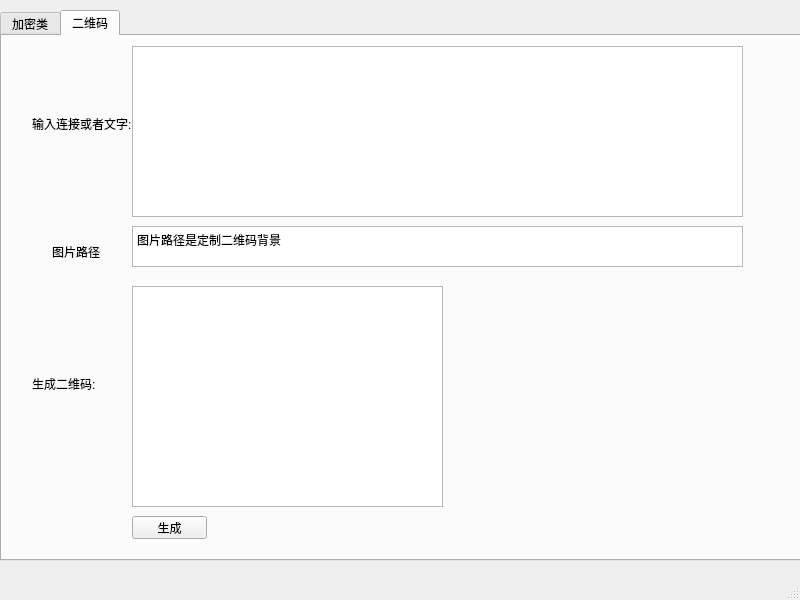
<?xml version="1.0" encoding="UTF-8"?>
<ui version="4.0">
 <class>MainWindow</class>
 <widget class="QMainWindow" name="MainWindow">
  <property name="geometry">
   <rect>
    <x>0</x>
    <y>0</y>
    <width>800</width>
    <height>600</height>
   </rect>
  </property>
  <property name="windowTitle">
   <string>MainWindow</string>
  </property>
  <widget class="QWidget" name="centralwidget">
   <widget class="QTabWidget" name="ex">
    <property name="geometry">
     <rect>
      <x>0</x>
      <y>10</y>
      <width>801</width>
      <height>551</height>
     </rect>
    </property>
    <property name="currentIndex">
     <number>1</number>
    </property>
    <widget class="QWidget" name="tab">
     <attribute name="title">
      <string>加密类</string>
     </attribute>
     <widget class="QLabel" name="label">
      <property name="geometry">
       <rect>
        <x>20</x>
        <y>70</y>
        <width>51</width>
        <height>16</height>
       </rect>
      </property>
      <property name="text">
       <string>源数据</string>
      </property>
     </widget>
     <widget class="QTextBrowser" name="textBrowser">
      <property name="geometry">
       <rect>
        <x>60</x>
        <y>10</y>
        <width>721</width>
        <height>181</height>
       </rect>
      </property>
      <property name="readOnly">
       <bool>false</bool>
      </property>
      <property name="html">
       <string>&lt;!DOCTYPE HTML PUBLIC &quot;-//W3C//DTD HTML 4.0//EN&quot; &quot;http://www.w3.org/TR/REC-html40/strict.dtd&quot;&gt;
&lt;html&gt;&lt;head&gt;&lt;meta name=&quot;qrichtext&quot; content=&quot;1&quot; /&gt;&lt;style type=&quot;text/css&quot;&gt;
p, li { white-space: pre-wrap; }
&lt;/style&gt;&lt;/head&gt;&lt;body style=&quot; font-family:'SimSun'; font-size:9pt; font-weight:400; font-style:normal;&quot;&gt;
&lt;p style=&quot; margin-top:0px; margin-bottom:0px; margin-left:0px; margin-right:0px; -qt-block-indent:0; text-indent:0px;&quot;&gt;请输入源字符串注：选着日期格式2013-10-10 23:40:00&lt;/p&gt;&lt;/body&gt;&lt;/html&gt;</string>
      </property>
     </widget>
     <widget class="QLabel" name="label_2">
      <property name="geometry">
       <rect>
        <x>10</x>
        <y>320</y>
        <width>60</width>
        <height>12</height>
       </rect>
      </property>
      <property name="text">
       <string>加密数据</string>
      </property>
     </widget>
     <widget class="QTextBrowser" name="textBrowser_2">
      <property name="geometry">
       <rect>
        <x>60</x>
        <y>260</y>
        <width>721</width>
        <height>192</height>
       </rect>
      </property>
      <property name="readOnly">
       <bool>false</bool>
      </property>
     </widget>
     <widget class="QPushButton" name="pushButton">
      <property name="geometry">
       <rect>
        <x>60</x>
        <y>490</y>
        <width>75</width>
        <height>23</height>
       </rect>
      </property>
      <property name="text">
       <string>确认</string>
      </property>
     </widget>
     <widget class="QRadioButton" name="radioButton">
      <property name="geometry">
       <rect>
        <x>70</x>
        <y>210</y>
        <width>89</width>
        <height>16</height>
       </rect>
      </property>
      <property name="text">
       <string>base64加密</string>
      </property>
      <property name="checked">
       <bool>true</bool>
      </property>
     </widget>
     <widget class="QRadioButton" name="radioButton_2">
      <property name="geometry">
       <rect>
        <x>170</x>
        <y>210</y>
        <width>89</width>
        <height>16</height>
       </rect>
      </property>
      <property name="text">
       <string>base64解密</string>
      </property>
     </widget>
     <widget class="QRadioButton" name="radioButton_3">
      <property name="geometry">
       <rect>
        <x>270</x>
        <y>210</y>
        <width>89</width>
        <height>16</height>
       </rect>
      </property>
      <property name="text">
       <string>MD5加密</string>
      </property>
     </widget>
     <widget class="QRadioButton" name="radioButton_4">
      <property name="geometry">
       <rect>
        <x>370</x>
        <y>210</y>
        <width>89</width>
        <height>16</height>
       </rect>
      </property>
      <property name="text">
       <string>urldecode</string>
      </property>
     </widget>
     <widget class="QRadioButton" name="radioButton_5">
      <property name="geometry">
       <rect>
        <x>470</x>
        <y>210</y>
        <width>89</width>
        <height>16</height>
       </rect>
      </property>
      <property name="text">
       <string>urldecode</string>
      </property>
     </widget>
     <widget class="QRadioButton" name="radioButton_6">
      <property name="geometry">
       <rect>
        <x>560</x>
        <y>210</y>
        <width>101</width>
        <height>16</height>
       </rect>
      </property>
      <property name="text">
       <string>时间转时间戳</string>
      </property>
     </widget>
     <widget class="QRadioButton" name="radioButton_7">
      <property name="geometry">
       <rect>
        <x>660</x>
        <y>210</y>
        <width>101</width>
        <height>16</height>
       </rect>
      </property>
      <property name="text">
       <string>时间戳转日期</string>
      </property>
     </widget>
    </widget>
    <widget class="QWidget" name="tab_2">
     <attribute name="title">
      <string>二维码</string>
     </attribute>
     <widget class="QLabel" name="label_3">
      <property name="geometry">
       <rect>
        <x>30</x>
        <y>80</y>
        <width>101</width>
        <height>16</height>
       </rect>
      </property>
      <property name="text">
       <string>输入连接或者文字:</string>
      </property>
     </widget>
     <widget class="QTextBrowser" name="textBrowser_3">
      <property name="geometry">
       <rect>
        <x>130</x>
        <y>10</y>
        <width>611</width>
        <height>171</height>
       </rect>
      </property>
      <property name="readOnly">
       <bool>false</bool>
      </property>
     </widget>
     <widget class="QLabel" name="label_4">
      <property name="geometry">
       <rect>
        <x>30</x>
        <y>340</y>
        <width>71</width>
        <height>16</height>
       </rect>
      </property>
      <property name="text">
       <string>生成二维码:</string>
      </property>
     </widget>
     <widget class="QTextBrowser" name="textBrowser_4">
      <property name="geometry">
       <rect>
        <x>130</x>
        <y>250</y>
        <width>311</width>
        <height>221</height>
       </rect>
      </property>
      <property name="readOnly">
       <bool>false</bool>
      </property>
     </widget>
     <widget class="QPushButton" name="pushButton_2">
      <property name="geometry">
       <rect>
        <x>130</x>
        <y>480</y>
        <width>75</width>
        <height>23</height>
       </rect>
      </property>
      <property name="text">
       <string>生成</string>
      </property>
     </widget>
     <widget class="QLabel" name="label_5">
      <property name="geometry">
       <rect>
        <x>50</x>
        <y>210</y>
        <width>54</width>
        <height>12</height>
       </rect>
      </property>
      <property name="text">
       <string>图片路径</string>
      </property>
     </widget>
     <widget class="QTextBrowser" name="textBrowser_5">
      <property name="geometry">
       <rect>
        <x>130</x>
        <y>190</y>
        <width>611</width>
        <height>41</height>
       </rect>
      </property>
      <property name="readOnly">
       <bool>false</bool>
      </property>
      <property name="html">
       <string>&lt;!DOCTYPE HTML PUBLIC &quot;-//W3C//DTD HTML 4.0//EN&quot; &quot;http://www.w3.org/TR/REC-html40/strict.dtd&quot;&gt;
&lt;html&gt;&lt;head&gt;&lt;meta name=&quot;qrichtext&quot; content=&quot;1&quot; /&gt;&lt;style type=&quot;text/css&quot;&gt;
p, li { white-space: pre-wrap; }
&lt;/style&gt;&lt;/head&gt;&lt;body style=&quot; font-family:'SimSun'; font-size:9pt; font-weight:400; font-style:normal;&quot;&gt;
&lt;p style=&quot; margin-top:0px; margin-bottom:0px; margin-left:0px; margin-right:0px; -qt-block-indent:0; text-indent:0px;&quot;&gt;图片路径是定制二维码背景&lt;/p&gt;&lt;/body&gt;&lt;/html&gt;</string>
      </property>
     </widget>
    </widget>
   </widget>
  </widget>
  <widget class="QMenuBar" name="menubar">
   <property name="geometry">
    <rect>
     <x>0</x>
     <y>0</y>
     <width>800</width>
     <height>23</height>
    </rect>
   </property>
  </widget>
  <widget class="QStatusBar" name="statusbar"/>
 </widget>
 <resources/>
 <connections/>
</ui>
